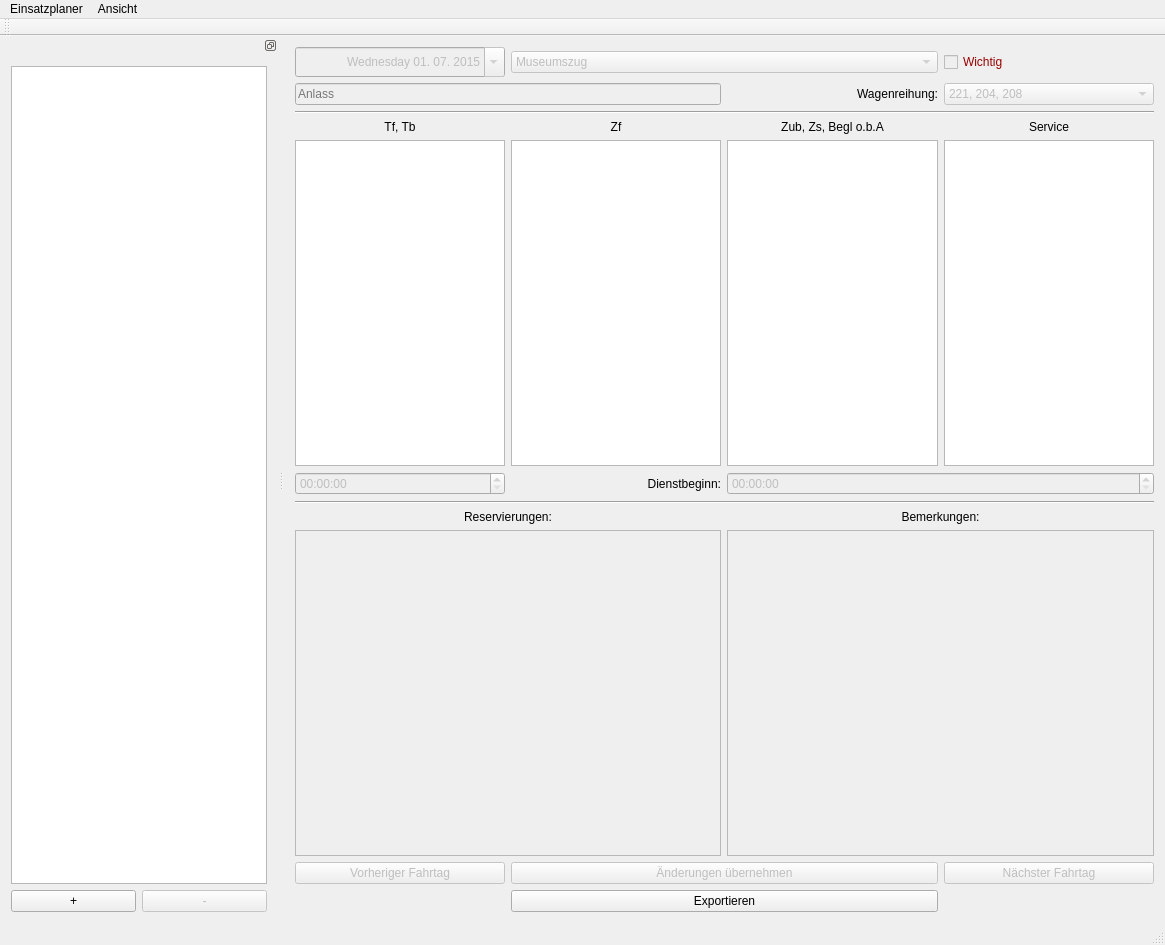
<?xml version="1.0" encoding="UTF-8"?>
<ui version="4.0">
 <class>MainWindow</class>
 <widget class="QMainWindow" name="MainWindow">
  <property name="geometry">
   <rect>
    <x>0</x>
    <y>0</y>
    <width>1165</width>
    <height>945</height>
   </rect>
  </property>
  <widget class="QWidget" name="centralWidget">
   <layout class="QGridLayout" name="gridLayout_2">
    <item row="0" column="0">
     <widget class="QDateEdit" name="DateZug">
      <property name="enabled">
       <bool>false</bool>
      </property>
      <property name="sizePolicy">
       <sizepolicy hsizetype="Minimum" vsizetype="Fixed">
        <horstretch>0</horstretch>
        <verstretch>0</verstretch>
       </sizepolicy>
      </property>
      <property name="minimumSize">
       <size>
        <width>0</width>
        <height>30</height>
       </size>
      </property>
      <property name="maximumSize">
       <size>
        <width>16777215</width>
        <height>30</height>
       </size>
      </property>
      <property name="toolTip">
       <string notr="true"/>
      </property>
      <property name="statusTip">
       <string notr="true"/>
      </property>
      <property name="whatsThis">
       <string notr="true"/>
      </property>
      <property name="accessibleName">
       <string notr="true"/>
      </property>
      <property name="accessibleDescription">
       <string notr="true"/>
      </property>
      <property name="alignment">
       <set>Qt::AlignRight|Qt::AlignTrailing|Qt::AlignVCenter</set>
      </property>
      <property name="maximumDate">
       <date>
        <year>2900</year>
        <month>12</month>
        <day>31</day>
       </date>
      </property>
      <property name="minimumDate">
       <date>
        <year>2001</year>
        <month>1</month>
        <day>1</day>
       </date>
      </property>
      <property name="displayFormat">
       <string notr="true">dddd dd. MM. yyyy</string>
      </property>
      <property name="calendarPopup">
       <bool>true</bool>
      </property>
      <property name="date">
       <date>
        <year>2015</year>
        <month>7</month>
        <day>1</day>
       </date>
      </property>
     </widget>
    </item>
    <item row="9" column="0">
     <widget class="QPushButton" name="ButtonVorher">
      <property name="enabled">
       <bool>false</bool>
      </property>
      <property name="toolTip">
       <string notr="true"/>
      </property>
      <property name="statusTip">
       <string notr="true"/>
      </property>
      <property name="whatsThis">
       <string notr="true"/>
      </property>
      <property name="accessibleName">
       <string notr="true"/>
      </property>
      <property name="accessibleDescription">
       <string notr="true"/>
      </property>
      <property name="text">
       <string>Vorheriger Fahrtag</string>
      </property>
     </widget>
    </item>
    <item row="3" column="3">
     <widget class="QLabel" name="LabelService">
      <property name="toolTip">
       <string notr="true"/>
      </property>
      <property name="statusTip">
       <string notr="true"/>
      </property>
      <property name="whatsThis">
       <string notr="true"/>
      </property>
      <property name="accessibleName">
       <string notr="true"/>
      </property>
      <property name="accessibleDescription">
       <string notr="true"/>
      </property>
      <property name="text">
       <string>Service</string>
      </property>
      <property name="alignment">
       <set>Qt::AlignCenter</set>
      </property>
     </widget>
    </item>
    <item row="2" column="0" colspan="4">
     <widget class="Line" name="line">
      <property name="orientation">
       <enum>Qt::Horizontal</enum>
      </property>
     </widget>
    </item>
    <item row="3" column="0">
     <widget class="QLabel" name="LabelTf">
      <property name="toolTip">
       <string notr="true">Was ist das?</string>
      </property>
      <property name="statusTip">
       <string notr="true">Status Tip</string>
      </property>
      <property name="whatsThis">
       <string notr="true">Whats This</string>
      </property>
      <property name="accessibleName">
       <string notr="true">Acessible Name</string>
      </property>
      <property name="accessibleDescription">
       <string notr="true">Accessible Description</string>
      </property>
      <property name="text">
       <string>Tf, Tb</string>
      </property>
      <property name="alignment">
       <set>Qt::AlignCenter</set>
      </property>
     </widget>
    </item>
    <item row="3" column="1">
     <widget class="QLabel" name="LabelZf">
      <property name="toolTip">
       <string notr="true"/>
      </property>
      <property name="statusTip">
       <string notr="true"/>
      </property>
      <property name="whatsThis">
       <string notr="true"/>
      </property>
      <property name="accessibleName">
       <string notr="true"/>
      </property>
      <property name="accessibleDescription">
       <string notr="true"/>
      </property>
      <property name="text">
       <string>Zf</string>
      </property>
      <property name="alignment">
       <set>Qt::AlignCenter</set>
      </property>
     </widget>
    </item>
    <item row="3" column="2">
     <widget class="QLabel" name="LabelZb">
      <property name="toolTip">
       <string notr="true"/>
      </property>
      <property name="statusTip">
       <string notr="true"/>
      </property>
      <property name="whatsThis">
       <string notr="true"/>
      </property>
      <property name="accessibleName">
       <string notr="true"/>
      </property>
      <property name="accessibleDescription">
       <string notr="true"/>
      </property>
      <property name="text">
       <string>Zub, Zs, Begl o.b.A</string>
      </property>
      <property name="alignment">
       <set>Qt::AlignCenter</set>
      </property>
     </widget>
    </item>
    <item row="1" column="2">
     <widget class="QLabel" name="LabelWagenreihung">
      <property name="text">
       <string>Wagenreihung:</string>
      </property>
      <property name="alignment">
       <set>Qt::AlignRight|Qt::AlignTrailing|Qt::AlignVCenter</set>
      </property>
     </widget>
    </item>
    <item row="1" column="3">
     <widget class="QComboBox" name="ComboWagenreihung">
      <property name="enabled">
       <bool>false</bool>
      </property>
      <item>
       <property name="text">
        <string>221, 204, 208</string>
       </property>
      </item>
      <item>
       <property name="text">
        <string>221, 204, 202</string>
       </property>
      </item>
      <item>
       <property name="text">
        <string>221, 204, 202, 208</string>
       </property>
      </item>
      <item>
       <property name="text">
        <string>221, 204, 217</string>
       </property>
      </item>
      <item>
       <property name="text">
        <string>Eigene ...</string>
       </property>
      </item>
     </widget>
    </item>
    <item row="0" column="3">
     <widget class="QCheckBox" name="CheckWichtig">
      <property name="enabled">
       <bool>false</bool>
      </property>
      <property name="statusTip">
       <string notr="true"/>
      </property>
      <property name="whatsThis">
       <string notr="true"/>
      </property>
      <property name="accessibleName">
       <string notr="true"/>
      </property>
      <property name="accessibleDescription">
       <string notr="true"/>
      </property>
      <property name="styleSheet">
       <string notr="true">color: #900;</string>
      </property>
      <property name="text">
       <string>Wichtig</string>
      </property>
     </widget>
    </item>
    <item row="1" column="0" colspan="2">
     <widget class="QLineEdit" name="TextAnlass">
      <property name="enabled">
       <bool>false</bool>
      </property>
      <property name="toolTip">
       <string notr="true"/>
      </property>
      <property name="statusTip">
       <string notr="true"/>
      </property>
      <property name="whatsThis">
       <string notr="true"/>
      </property>
      <property name="accessibleName">
       <string notr="true"/>
      </property>
      <property name="accessibleDescription">
       <string notr="true"/>
      </property>
      <property name="placeholderText">
       <string>Anlass</string>
      </property>
     </widget>
    </item>
    <item row="5" column="0">
     <widget class="QTimeEdit" name="TimeTf">
      <property name="enabled">
       <bool>false</bool>
      </property>
      <property name="toolTip">
       <string notr="true">Dienstbeginn Tf, Tb</string>
      </property>
      <property name="statusTip">
       <string notr="true">Dienstbeginn Tf, Tb</string>
      </property>
      <property name="whatsThis">
       <string notr="true"/>
      </property>
      <property name="accessibleName">
       <string notr="true"/>
      </property>
      <property name="accessibleDescription">
       <string notr="true"/>
      </property>
     </widget>
    </item>
    <item row="6" column="0" colspan="4">
     <widget class="Line" name="line_3">
      <property name="orientation">
       <enum>Qt::Horizontal</enum>
      </property>
     </widget>
    </item>
    <item row="0" column="1" colspan="2">
     <widget class="QComboBox" name="ComboArt">
      <property name="enabled">
       <bool>false</bool>
      </property>
      <property name="currentIndex">
       <number>0</number>
      </property>
      <item>
       <property name="text">
        <string notr="true">Museumszug</string>
       </property>
      </item>
      <item>
       <property name="text">
        <string notr="true">Sonderzug</string>
       </property>
      </item>
      <item>
       <property name="text">
        <string notr="true">Nikolausfahrt</string>
       </property>
      </item>
      <item>
       <property name="text">
        <string>Bahnhofsfest</string>
       </property>
      </item>
      <item>
       <property name="text">
        <string notr="true">Ausbildung</string>
       </property>
      </item>
      <item>
       <property name="text">
        <string notr="true">ELF Schnupperkurs</string>
       </property>
      </item>
      <item>
       <property name="text">
        <string notr="true">Sonstiges</string>
       </property>
      </item>
     </widget>
    </item>
    <item row="5" column="2" colspan="2">
     <widget class="QTimeEdit" name="TimeZ">
      <property name="enabled">
       <bool>false</bool>
      </property>
      <property name="toolTip">
       <string notr="true"/>
      </property>
      <property name="statusTip">
       <string notr="true"/>
      </property>
      <property name="whatsThis">
       <string notr="true"/>
      </property>
      <property name="accessibleName">
       <string notr="true"/>
      </property>
      <property name="accessibleDescription">
       <string notr="true"/>
      </property>
     </widget>
    </item>
    <item row="7" column="0" colspan="2">
     <widget class="QLabel" name="LabelReservierung">
      <property name="toolTip">
       <string notr="true"/>
      </property>
      <property name="statusTip">
       <string notr="true"/>
      </property>
      <property name="whatsThis">
       <string notr="true"/>
      </property>
      <property name="accessibleName">
       <string notr="true"/>
      </property>
      <property name="accessibleDescription">
       <string notr="true"/>
      </property>
      <property name="text">
       <string>Reservierungen:</string>
      </property>
      <property name="alignment">
       <set>Qt::AlignCenter</set>
      </property>
     </widget>
    </item>
    <item row="7" column="2" colspan="2">
     <widget class="QLabel" name="LabelBemerkungen">
      <property name="toolTip">
       <string notr="true"/>
      </property>
      <property name="statusTip">
       <string notr="true"/>
      </property>
      <property name="whatsThis">
       <string notr="true"/>
      </property>
      <property name="accessibleName">
       <string notr="true"/>
      </property>
      <property name="accessibleDescription">
       <string notr="true"/>
      </property>
      <property name="text">
       <string>Bemerkungen:</string>
      </property>
      <property name="alignment">
       <set>Qt::AlignCenter</set>
      </property>
     </widget>
    </item>
    <item row="9" column="1" colspan="2">
     <widget class="QPushButton" name="ButtonNehmen">
      <property name="enabled">
       <bool>false</bool>
      </property>
      <property name="toolTip">
       <string notr="true"/>
      </property>
      <property name="statusTip">
       <string notr="true"/>
      </property>
      <property name="whatsThis">
       <string notr="true"/>
      </property>
      <property name="accessibleName">
       <string notr="true"/>
      </property>
      <property name="accessibleDescription">
       <string notr="true"/>
      </property>
      <property name="text">
       <string>Änderungen übernehmen</string>
      </property>
     </widget>
    </item>
    <item row="9" column="3">
     <widget class="QPushButton" name="ButtonNachher">
      <property name="enabled">
       <bool>false</bool>
      </property>
      <property name="toolTip">
       <string notr="true"/>
      </property>
      <property name="statusTip">
       <string notr="true"/>
      </property>
      <property name="whatsThis">
       <string notr="true"/>
      </property>
      <property name="accessibleName">
       <string notr="true"/>
      </property>
      <property name="accessibleDescription">
       <string notr="true"/>
      </property>
      <property name="text">
       <string>Nächster Fahrtag</string>
      </property>
     </widget>
    </item>
    <item row="8" column="0" colspan="2">
     <widget class="QPlainTextEdit" name="TextReservierungen">
      <property name="enabled">
       <bool>false</bool>
      </property>
      <property name="toolTip">
       <string notr="true"/>
      </property>
      <property name="statusTip">
       <string notr="true"/>
      </property>
      <property name="whatsThis">
       <string notr="true"/>
      </property>
      <property name="accessibleName">
       <string notr="true"/>
      </property>
      <property name="accessibleDescription">
       <string notr="true"/>
      </property>
      <property name="plainText">
       <string/>
      </property>
     </widget>
    </item>
    <item row="10" column="1" colspan="2">
     <widget class="QPushButton" name="ButtonExport">
      <property name="toolTip">
       <string notr="true"/>
      </property>
      <property name="statusTip">
       <string notr="true"/>
      </property>
      <property name="whatsThis">
       <string notr="true"/>
      </property>
      <property name="accessibleName">
       <string notr="true"/>
      </property>
      <property name="accessibleDescription">
       <string notr="true"/>
      </property>
      <property name="text">
       <string>Exportieren</string>
      </property>
      <property name="shortcut">
       <string>Ctrl+E</string>
      </property>
     </widget>
    </item>
    <item row="5" column="1">
     <widget class="QLabel" name="LabelTimeZ">
      <property name="toolTip">
       <string notr="true"/>
      </property>
      <property name="statusTip">
       <string notr="true"/>
      </property>
      <property name="whatsThis">
       <string notr="true"/>
      </property>
      <property name="accessibleName">
       <string notr="true"/>
      </property>
      <property name="accessibleDescription">
       <string notr="true"/>
      </property>
      <property name="text">
       <string>Dienstbeginn:</string>
      </property>
      <property name="alignment">
       <set>Qt::AlignRight|Qt::AlignTrailing|Qt::AlignVCenter</set>
      </property>
     </widget>
    </item>
    <item row="8" column="2" colspan="2">
     <widget class="QPlainTextEdit" name="TextBemerkungen">
      <property name="enabled">
       <bool>false</bool>
      </property>
      <property name="minimumSize">
       <size>
        <width>0</width>
        <height>100</height>
       </size>
      </property>
      <property name="toolTip">
       <string notr="true"/>
      </property>
      <property name="statusTip">
       <string notr="true"/>
      </property>
      <property name="whatsThis">
       <string notr="true"/>
      </property>
      <property name="accessibleName">
       <string notr="true"/>
      </property>
      <property name="accessibleDescription">
       <string notr="true"/>
      </property>
      <property name="plainText">
       <string/>
      </property>
     </widget>
    </item>
    <item row="4" column="0">
     <widget class="QListWidget" name="listWidget"/>
    </item>
    <item row="4" column="1">
     <widget class="QListWidget" name="listWidget_2"/>
    </item>
    <item row="4" column="2">
     <widget class="QListWidget" name="listWidget_3"/>
    </item>
    <item row="4" column="3">
     <widget class="QListWidget" name="listWidget_4"/>
    </item>
   </layout>
  </widget>
  <widget class="QMenuBar" name="menuBar">
   <property name="geometry">
    <rect>
     <x>0</x>
     <y>0</y>
     <width>1165</width>
     <height>22</height>
    </rect>
   </property>
   <widget class="QMenu" name="menuActionHilfe">
    <property name="title">
     <string>Einsatzplaner</string>
    </property>
   </widget>
   <widget class="QMenu" name="menuAnicht">
    <property name="title">
     <string>Ansicht</string>
    </property>
    <addaction name="actionFahrtage"/>
   </widget>
   <addaction name="menuActionHilfe"/>
   <addaction name="menuAnicht"/>
  </widget>
  <widget class="QToolBar" name="mainToolBar">
   <attribute name="toolBarArea">
    <enum>TopToolBarArea</enum>
   </attribute>
   <attribute name="toolBarBreak">
    <bool>false</bool>
   </attribute>
  </widget>
  <widget class="QStatusBar" name="statusBar"/>
  <widget class="QDockWidget" name="dockWidget">
   <property name="features">
    <set>QDockWidget::DockWidgetFloatable|QDockWidget::DockWidgetMovable</set>
   </property>
   <property name="allowedAreas">
    <set>Qt::LeftDockWidgetArea|Qt::RightDockWidgetArea</set>
   </property>
   <attribute name="dockWidgetArea">
    <number>1</number>
   </attribute>
   <widget class="QWidget" name="dockWidgetContents">
    <layout class="QGridLayout" name="gridLayout">
     <item row="1" column="1">
      <widget class="QPushButton" name="ButtonRemove">
       <property name="enabled">
        <bool>false</bool>
       </property>
       <property name="text">
        <string>-</string>
       </property>
      </widget>
     </item>
     <item row="0" column="0" colspan="2">
      <widget class="QListWidget" name="ListeZuege">
       <property name="toolTip">
        <string notr="true"/>
       </property>
       <property name="statusTip">
        <string notr="true"/>
       </property>
       <property name="whatsThis">
        <string notr="true"/>
       </property>
       <property name="accessibleName">
        <string notr="true"/>
       </property>
       <property name="accessibleDescription">
        <string notr="true"/>
       </property>
      </widget>
     </item>
     <item row="1" column="0">
      <widget class="QPushButton" name="ButtonAdd">
       <property name="text">
        <string>+</string>
       </property>
      </widget>
     </item>
    </layout>
   </widget>
  </widget>
  <action name="actionFahrtage">
   <property name="checkable">
    <bool>true</bool>
   </property>
   <property name="checked">
    <bool>true</bool>
   </property>
   <property name="text">
    <string>Fahrtage</string>
   </property>
  </action>
 </widget>
 <layoutdefault spacing="6" margin="11"/>
 <tabstops>
  <tabstop>ListeZuege</tabstop>
  <tabstop>DateZug</tabstop>
  <tabstop>ComboArt</tabstop>
  <tabstop>CheckWichtig</tabstop>
  <tabstop>TextAnlass</tabstop>
  <tabstop>ComboWagenreihung</tabstop>
  <tabstop>TimeTf</tabstop>
  <tabstop>TimeZ</tabstop>
  <tabstop>TextReservierungen</tabstop>
  <tabstop>TextBemerkungen</tabstop>
  <tabstop>ButtonVorher</tabstop>
  <tabstop>ButtonNehmen</tabstop>
  <tabstop>ButtonNachher</tabstop>
  <tabstop>ButtonExport</tabstop>
  <tabstop>ButtonAdd</tabstop>
  <tabstop>ButtonRemove</tabstop>
 </tabstops>
 <resources/>
 <connections>
  <connection>
   <sender>actionFahrtage</sender>
   <signal>triggered(bool)</signal>
   <receiver>dockWidget</receiver>
   <slot>setVisible(bool)</slot>
   <hints>
    <hint type="sourcelabel">
     <x>-1</x>
     <y>-1</y>
    </hint>
    <hint type="destinationlabel">
     <x>135</x>
     <y>446</y>
    </hint>
   </hints>
  </connection>
  <connection>
   <sender>dockWidget</sender>
   <signal>visibilityChanged(bool)</signal>
   <receiver>actionFahrtage</receiver>
   <slot>setChecked(bool)</slot>
   <hints>
    <hint type="sourcelabel">
     <x>96</x>
     <y>446</y>
    </hint>
    <hint type="destinationlabel">
     <x>-1</x>
     <y>-1</y>
    </hint>
   </hints>
  </connection>
 </connections>
</ui>
